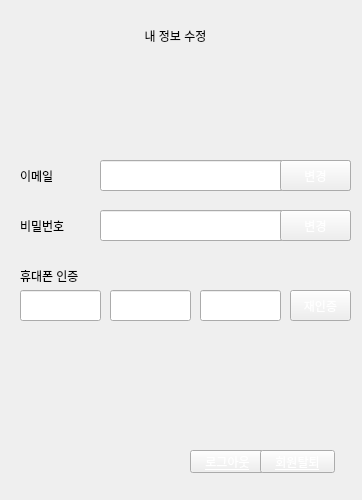
<?xml version="1.0" encoding="UTF-8"?>
<ui version="4.0">
 <class>Form</class>
 <widget class="QWidget" name="Form">
  <property name="geometry">
   <rect>
    <x>0</x>
    <y>0</y>
    <width>362</width>
    <height>500</height>
   </rect>
  </property>
  <property name="windowTitle">
   <string>Form</string>
  </property>
  <widget class="QPushButton" name="btn_logout">
   <property name="geometry">
    <rect>
     <x>190</x>
     <y>450</y>
     <width>75</width>
     <height>23</height>
    </rect>
   </property>
   <property name="styleSheet">
    <string notr="true">color: rgb(255, 255, 255);
text-decoration: underline;
font: 9.5pt &quot;굴림&quot;;
</string>
   </property>
   <property name="text">
    <string>로그아웃</string>
   </property>
  </widget>
  <widget class="QPushButton" name="btn_bye">
   <property name="geometry">
    <rect>
     <x>260</x>
     <y>450</y>
     <width>75</width>
     <height>23</height>
    </rect>
   </property>
   <property name="styleSheet">
    <string notr="true">color: rgb(255, 255, 255);
text-decoration: underline;
font: 9.5pt &quot;굴림&quot;;</string>
   </property>
   <property name="text">
    <string>회원탈퇴</string>
   </property>
  </widget>
  <widget class="QLineEdit" name="emai_input">
   <property name="geometry">
    <rect>
     <x>100</x>
     <y>160</y>
     <width>251</width>
     <height>31</height>
    </rect>
   </property>
  </widget>
  <widget class="QLineEdit" name="pw_input">
   <property name="geometry">
    <rect>
     <x>100</x>
     <y>210</y>
     <width>251</width>
     <height>31</height>
    </rect>
   </property>
  </widget>
  <widget class="QLineEdit" name="phoneNum_1">
   <property name="geometry">
    <rect>
     <x>20</x>
     <y>290</y>
     <width>81</width>
     <height>31</height>
    </rect>
   </property>
  </widget>
  <widget class="QLineEdit" name="phoneNum_2">
   <property name="geometry">
    <rect>
     <x>110</x>
     <y>290</y>
     <width>81</width>
     <height>31</height>
    </rect>
   </property>
  </widget>
  <widget class="QLineEdit" name="phoneNum_3">
   <property name="geometry">
    <rect>
     <x>200</x>
     <y>290</y>
     <width>81</width>
     <height>31</height>
    </rect>
   </property>
  </widget>
  <widget class="QPushButton" name="pushButton">
   <property name="geometry">
    <rect>
     <x>290</x>
     <y>290</y>
     <width>61</width>
     <height>31</height>
    </rect>
   </property>
   <property name="styleSheet">
    <string notr="true">color: rgb(255, 255, 255);</string>
   </property>
   <property name="text">
    <string>재인증</string>
   </property>
  </widget>
  <widget class="QPushButton" name="btn_email_change">
   <property name="geometry">
    <rect>
     <x>280</x>
     <y>160</y>
     <width>71</width>
     <height>31</height>
    </rect>
   </property>
   <property name="styleSheet">
    <string notr="true">color: rgb(255, 255, 255);
</string>
   </property>
   <property name="text">
    <string>변경</string>
   </property>
  </widget>
  <widget class="QPushButton" name="btn_pw_change">
   <property name="geometry">
    <rect>
     <x>280</x>
     <y>210</y>
     <width>71</width>
     <height>31</height>
    </rect>
   </property>
   <property name="styleSheet">
    <string notr="true">color: rgb(255, 255, 255);</string>
   </property>
   <property name="text">
    <string>변경</string>
   </property>
  </widget>
  <widget class="QLabel" name="my_info_change">
   <property name="geometry">
    <rect>
     <x>70</x>
     <y>20</y>
     <width>211</width>
     <height>31</height>
    </rect>
   </property>
   <property name="styleSheet">
    <string notr="true">
font: 15pt &quot;배달의민족 한나체 Pro&quot;;</string>
   </property>
   <property name="text">
    <string>내 정보 수정</string>
   </property>
   <property name="alignment">
    <set>Qt::AlignCenter</set>
   </property>
  </widget>
  <widget class="QLabel" name="my_email">
   <property name="geometry">
    <rect>
     <x>20</x>
     <y>160</y>
     <width>71</width>
     <height>31</height>
    </rect>
   </property>
   <property name="styleSheet">
    <string notr="true">
font: 15pt &quot;배달의민족 한나체 Pro&quot;;</string>
   </property>
   <property name="text">
    <string>이메일</string>
   </property>
  </widget>
  <widget class="QLabel" name="my_pw">
   <property name="geometry">
    <rect>
     <x>20</x>
     <y>210</y>
     <width>71</width>
     <height>31</height>
    </rect>
   </property>
   <property name="styleSheet">
    <string notr="true">
font: 15pt &quot;배달의민족 한나체 Pro&quot;;</string>
   </property>
   <property name="text">
    <string>비밀번호</string>
   </property>
  </widget>
  <widget class="QLabel" name="my_phoneNum">
   <property name="geometry">
    <rect>
     <x>20</x>
     <y>260</y>
     <width>101</width>
     <height>31</height>
    </rect>
   </property>
   <property name="styleSheet">
    <string notr="true">
font: 13pt &quot;배달의민족 한나체 Pro&quot;;</string>
   </property>
   <property name="text">
    <string>휴대폰 인증</string>
   </property>
  </widget>
 </widget>
 <resources/>
 <connections/>
</ui>
